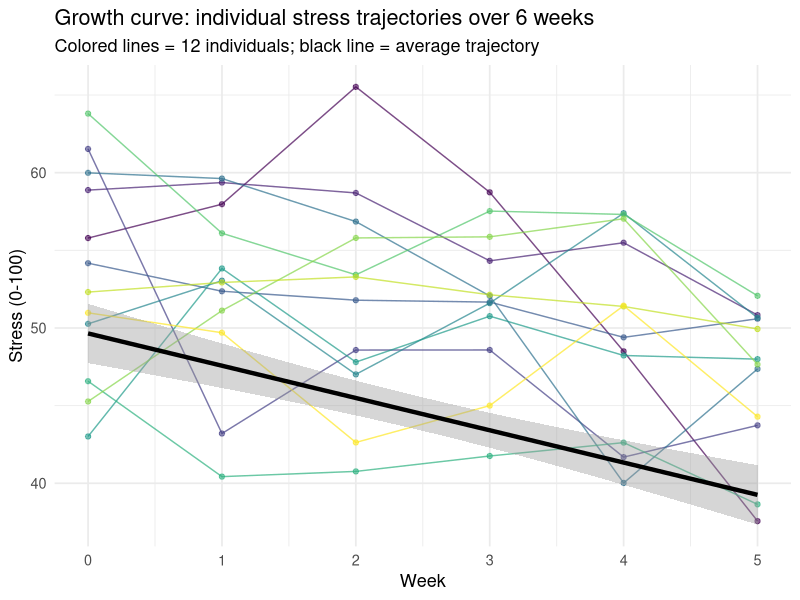
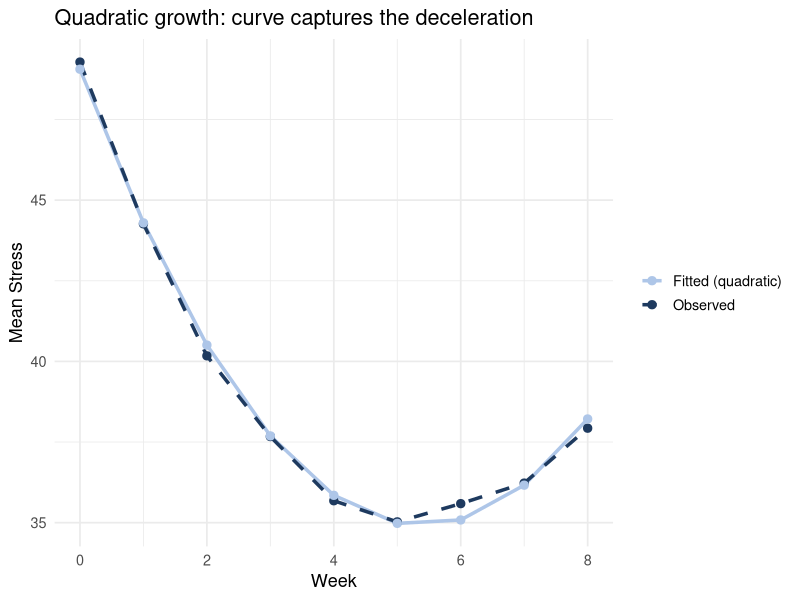

Reproduce these figures in R, in order.
## ---- chunk 1
library(tidyverse)
library(lme4)
library(lmerTest)
library(broom.mixed)
library(ggplot2)
set.seed(2024)
## ---- chunk 2
n_people <- 60
n_times  <- 6  # weeks

# Each person has a random baseline (intercept) and random rate of change (slope)
person_intercepts <- rnorm(n_people, 50, 8)
person_slopes     <- rnorm(n_people, -2, 1.5)  # average decline of 2/week

df_growth <- expand_grid(person = 1:n_people, week = 0:(n_times-1)) |>
  mutate(
    stress = person_intercepts[person] +
             person_slopes[person] * week +
             rnorm(n(), 0, 4),
    person = factor(person)
  )

# Plot individual trajectories
sample_people <- sample(levels(df_growth$person), 12)

ggplot(df_growth |> filter(person %in% sample_people),
       aes(x = week, y = stress, group = person, color = person)) +
  geom_line(alpha = 0.7) + geom_point(size = 1.5, alpha = 0.6) +
  geom_smooth(data = df_growth, aes(group = NULL, color = NULL),
              method = "lm", color = "black", linewidth = 1.5, se = TRUE) +
  scale_color_viridis_d() +
  labs(title = "Growth curve: individual stress trajectories over 6 weeks",
       subtitle = "Colored lines = 12 individuals; black line = average trajectory",
       x = "Week", y = "Stress (0-100)") +
  theme_minimal(base_size = 13) +
  theme(legend.position = "none")
## ---- chunk 3
# Unconditional growth model
m_growth <- lmer(stress ~ week + (week | person), data = df_growth)
summary(m_growth)
## ---- chunk 4
broom.mixed::tidy(m_growth, effects = "ran_pars") |>
  knitr::kable(digits = 3,
    caption = "Variance components: how much do people differ in their starting point and rate of change?")
## ---- chunk 5
# Add a predictor: treatment condition
df_growth <- df_growth |>
  mutate(treatment = rep(rbinom(n_people, 1, 0.5), each = n_times))

# Treatment might affect both initial level and rate of change
m_growth_pred <- lmer(stress ~ week * treatment + (week | person),
                      data = df_growth)

broom.mixed::tidy(m_growth_pred, effects = "fixed") |>
  knitr::kable(digits = 3,
    caption = "Growth model with treatment: interaction = different slopes by condition")
## ---- chunk 6
# Quadratic growth
df_growth_q <- expand_grid(person = 1:n_people, week = 0:8) |>
  mutate(
    person_int    = rep(rnorm(n_people, 50, 8), each = 9),
    person_lin    = rep(rnorm(n_people, -5, 2), each = 9),
    person_quad   = rep(rnorm(n_people, 0.5, 0.3), each = 9),
    stress        = person_int + person_lin * week + person_quad * week^2 + rnorm(n(), 0, 3),
    person        = factor(person)
  )

# Fit with quadratic time
m_quad <- lmer(stress ~ week + I(week^2) + (week | person), data = df_growth_q)

# Plot average predicted trajectory
df_growth_q <- df_growth_q |>
  mutate(fitted_stress = fitted(m_quad))

df_growth_q |>
  group_by(week) |>
  summarise(mean_obs = mean(stress), mean_fit = mean(fitted_stress)) |>
  pivot_longer(-week) |>
  ggplot(aes(x = week, y = value, color = name, linetype = name)) +
  geom_line(linewidth = 1.2) + geom_point(size = 2.5) +
  scale_color_manual(values = c("#aec6e8", "#1e3a5f"),
                     labels = c("Fitted (quadratic)", "Observed")) +
  scale_linetype_manual(values = c("solid", "dashed"),
                        labels = c("Fitted (quadratic)", "Observed")) +
  labs(title = "Quadratic growth: curve captures the deceleration",
       x = "Week", y = "Mean Stress", color = NULL, linetype = NULL) +
  theme_minimal(base_size = 13)
